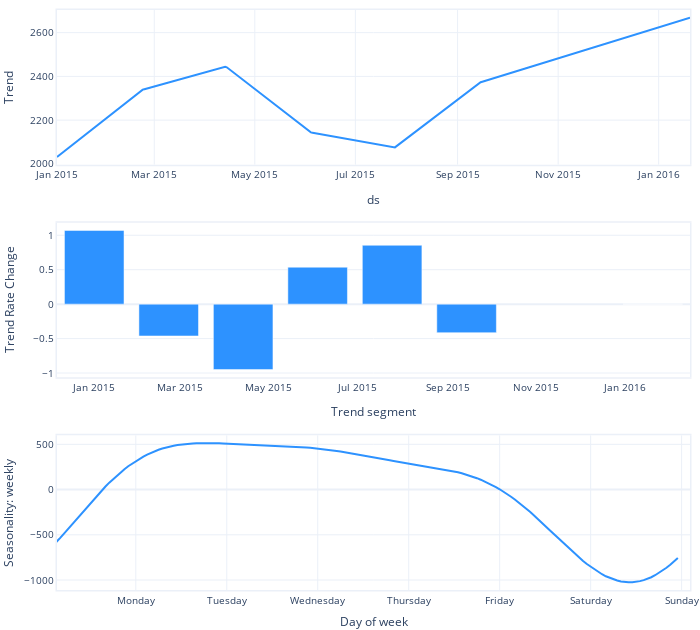

The cell this chart's notebook holds for it:
### Code cell
model.plot_parameters()

### Figure 1 — Plotly figure (JSON) as saved in the notebook; plotly's stock layout.template omitted (floating-point values rounded to 4 significant figures; data arrays with more than 128 entries replaced by an {"elided": "..."} marker saying what was removed)
{"data": [{"fill": "none", "line": {"color": "#2d92ff", "width": 2}, "mode": "lines", "name": "Trend", "type": "scatter", "x": {"elided": "385 str values"}, "xaxis": "x", "y": {"elided": "385 float values"}, "yaxis": "y"}, {"marker": {"color": "#2d92ff"}, "name": "Trend Rate Change", "type": "bar", "x": ["2015-01-01T00:00:00", "2015-02-21T04:48:00", "2015-04-13T09:36:00", "2015-06-03T14:24:00", "2015-07-24T19:12:00", "2015-09-14T00:00:00", "2016-01-20T00:00:00"], "xaxis": "x2", "y": [1.071, -0.4625, -0.9506, 0.5367, 0.8551, -0.4146, 0], "yaxis": "y2"}, {"fill": "none", "line": {"color": "#2d92ff", "width": 2}, "mode": "lines", "name": "weekly", "type": "scatter", "x": {"elided": "168 int values"}, "xaxis": "x3", "y": {"elided": "168 float values"}, "yaxis": "y3"}], "layout": {"autosize": true, "dragmode": "pan", "font": {"size": 10}, "height": 630, "hovermode": "x unified", "margin": {"b": 0, "l": 0, "pad": 0, "r": 10, "t": 10}, "showlegend": false, "title": {"font": {"size": 12}}, "width": 700, "xaxis": {"anchor": "y", "autorange": false, "domain": [0, 1], "linewidth": 1.5, "mirror": true, "range": ["2015-01-01", "2016-01-20"], "showline": true, "title": {"text": "ds"}, "type": "date"}, "xaxis2": {"anchor": "y2", "autorange": false, "domain": [0, 1], "linewidth": 1.5, "mirror": true, "range": ["2014-12-06 09:36", "2016-02-14 14:24"], "showline": true, "title": {"text": "Trend segment"}, "type": "date"}, "xaxis3": {"anchor": "y3", "autorange": false, "domain": [0, 1], "linewidth": 1.5, "mirror": true, "range": [3.212, 170.2], "showline": true, "tickmode": "array", "ticktext": ["Sunday", "Monday", "Tuesday", "Wednesday", "Thursday", "Friday", "Saturday", "Sunday", "Sunday"], "tickvals": [0, 24, 48, 72, 96, 120, 144, 168, 192], "title": {"text": "Day of week"}, "type": "linear"}, "yaxis": {"anchor": "x", "autorange": false, "domain": [0.7333, 1], "linewidth": 1.5, "mirror": true, "range": [1996.0, 2703.0], "rangemode": "normal", "showline": true, "title": {"text": "Trend"}, "type": "linear"}, "yaxis2": {"anchor": "x2", "autorange": false, "domain": [0.3667, 0.6333], "linewidth": 1.5, "mirror": true, "range": [-1.063, 1.183], "rangemode": "normal", "showline": true, "title": {"text": "Trend Rate Change"}, "type": "linear"}, "yaxis3": {"anchor": "x3", "autorange": false, "domain": [0, 0.2667], "linewidth": 1.5, "mirror": true, "range": [-1110.0, 600.0], "rangemode": "normal", "showline": true, "title": {"text": "Seasonality: weekly"}, "type": "linear"}}}
